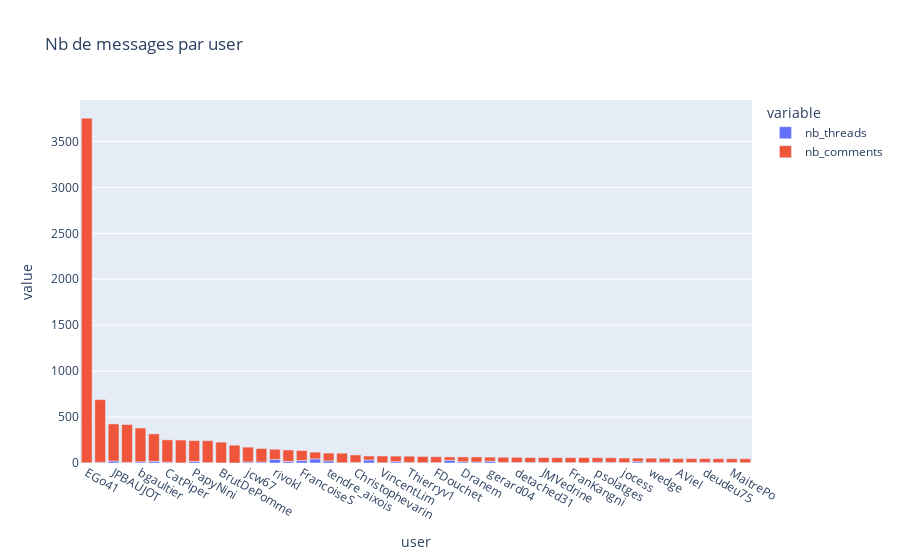

Notebook cell for this chart:
### Code cell
#  nb messages et threads par user
fig = px.bar(data_by_user.sort_values(by='nb_messages', ascending = False)[:50], 
             x="user", 
             y=["nb_threads", "nb_comments"], 
             title="Nb de messages par user")
fig.show()

### Figure 1 — Plotly figure (JSON) as saved in the notebook; plotly's stock layout.template omitted (floating-point values rounded to 4 significant figures)
{"data": [{"alignmentgroup": "True", "hovertemplate": "variable=nb_threads<br>user=%{x}<br>value=%{y}<extra></extra>", "legendgroup": "nb_threads", "marker": {"color": "#636efa", "pattern": {"shape": ""}}, "name": "nb_threads", "offsetgroup": "nb_threads", "orientation": "v", "showlegend": true, "textposition": "auto", "type": "bar", "x": ["EGo41", "stiphaen", "JPBAUJOT", "SteveToulouse", "bgaultier", "PhilippeSANNOIS", "CatPiper", "Glenn", "PapyNini", "_Patrick_", "BrutDePomme", "mbessonnier", "jcw67", "Fangh", "rivokl", "Moalic1", "FrancoiseS", "trx337", "tendre_aixois", "yperrey", "Christophevarin", "Bh26", "VincentLim", "jcgloum", "Thierryv1", "chute", "FDouchet", "Daniel1955", "Dranem", "NiicoleFodale", "gerard04", "atheo08", "detached31", "jmarcsole", "JMVedrine", "eldrad", "FranKangni", "mjm", "psolatges", "C_Maurice", "jocess", "filochard", "wedge", "cmgo2k", "AViel", "EllaHamonic", "deudeu75", "Cactus_Joe", "MaitrePo", "ybalestra"], "xaxis": "x", "y": [3, 8, 21, 7, 13, 18, 9, 1, 17, 4, 1, 0, 11, 11, 39, 18, 27, 45, 23, 3, 6, 33, 3, 15, 5, 3, 4, 30, 14, 10, 20, 6, 7, 7, 6, 4, 4, 2, 9, 7, 5, 14, 7, 8, 3, 6, 7, 4, 6, 3], "yaxis": "y"}, {"alignmentgroup": "True", "hovertemplate": "variable=nb_comments<br>user=%{x}<br>value=%{y}<extra></extra>", "legendgroup": "nb_comments", "marker": {"color": "#EF553B", "pattern": {"shape": ""}}, "name": "nb_comments", "offsetgroup": "nb_comments", "orientation": "v", "showlegend": true, "textposition": "auto", "type": "bar", "x": ["EGo41", "stiphaen", "JPBAUJOT", "SteveToulouse", "bgaultier", "PhilippeSANNOIS", "CatPiper", "Glenn", "PapyNini", "_Patrick_", "BrutDePomme", "mbessonnier", "jcw67", "Fangh", "rivokl", "Moalic1", "FrancoiseS", "trx337", "tendre_aixois", "yperrey", "Christophevarin", "Bh26", "VincentLim", "jcgloum", "Thierryv1", "chute", "FDouchet", "Daniel1955", "Dranem", "NiicoleFodale", "gerard04", "atheo08", "detached31", "jmarcsole", "JMVedrine", "eldrad", "FranKangni", "mjm", "psolatges", "C_Maurice", "jocess", "filochard", "wedge", "cmgo2k", "AViel", "EllaHamonic", "deudeu75", "Cactus_Joe", "MaitrePo", "ybalestra"], "xaxis": "x", "y": [3751, 682, 404, 412, 368, 299, 243, 249, 227, 239, 226, 194, 162, 147, 111, 124, 109, 73, 85, 104, 82, 43, 73, 60, 69, 68, 64, 36, 52, 56, 44, 57, 55, 52, 53, 54, 54, 56, 48, 50, 49, 39, 45, 43, 45, 42, 41, 43, 40, 43], "yaxis": "y"}], "layout": {"barmode": "relative", "legend": {"title": {"text": "variable"}, "tracegroupgap": 0}, "title": {"text": "Nb de messages par user"}, "xaxis": {"anchor": "y", "domain": [0, 1], "title": {"text": "user"}}, "yaxis": {"anchor": "x", "domain": [0, 1], "title": {"text": "value"}}}}
